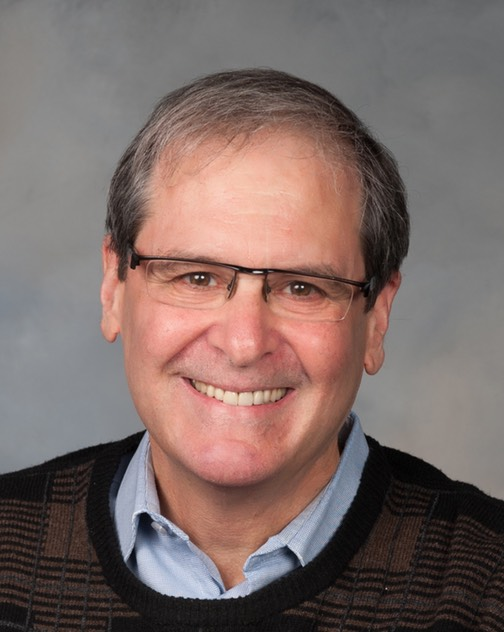
#> input picture project mean/pic.jpg, 504 x 632 px
$ jupyter execute project_filter_mean.ipynb
#> lines starting #> are read from the running program, lines starting #| are printed output that depends on the picture
[cell 1]
import numpy as np
import matplotlib.pyplot as plt
import matplotlib as mpl
import imageio
import cv2
from skimage import data, color
from skimage.transform import rescale, resize

[cell 2]
tinggi = 250
lebar = 250

[cell 3]
#menambahkan noise pada gambar
def filterr(img, nilai=0.005):
  n, m = img.shape
  noisy = np.copy(img)

  for i in range(0, n):
    for j in range(0, m):
      num = np.random.randint(10000, size=1)
      if (num < nilai*10000):
        noisy[i][j] = np.random.randint(2, size=1)*255

  return noisy

[cell 4]
# baca gambar uji dan lakukan pra-pemrosesan
# ubah ukuran, skala abu-abu, derau
pic = imageio.imread("pic.jpg")
#> pic is the input picture: shape (632, 504, 3); mean R, G, B 125, 106.7, 102.8

image_resized = resize(pic, (tinggi, lebar), anti_aliasing=True)
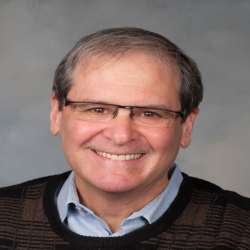
#> image_resized: shape (250, 250, 3) float64; mean R, G, B 0.49, 0.419, 0.403
grayimage = color.rgb2gray(image_resized) * 255
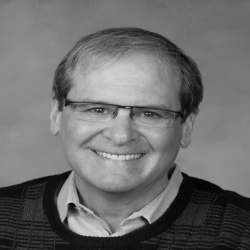
#> grayimage: shape (250, 250) float64; min 2.34, max 219, mean 110.3
img1 = grayimage.astype(np.uint8)
img1 = filterr(img1)
#> after the loop in filterr, `for i in range(0, n):`:
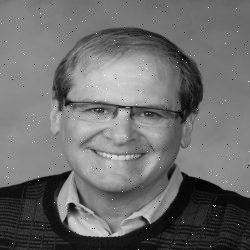
#> noisy: shape (250, 250); min 0, max 255, mean 109.9

[cell 5]
# bandingkan gambar asli dengan gambar yang sudah diproses sebelumnya

plt.figure(figsize=(10, 10))
plt.subplot(121); plt.imshow(pic, cmap='gray', vmin=0, vmax=255); plt.axis('off')
plt.subplot(122); plt.imshow(img1, cmap='gray', vmin=0, vmax=255); plt.axis('off')
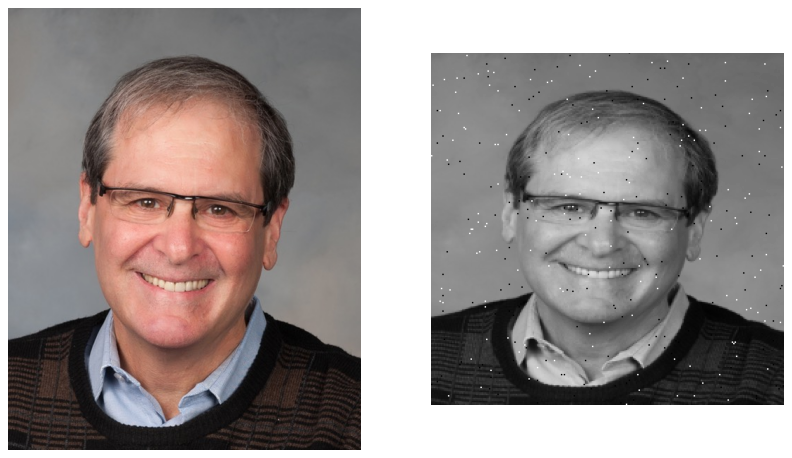
#> figure drawn by matplotlib, 2 panels
